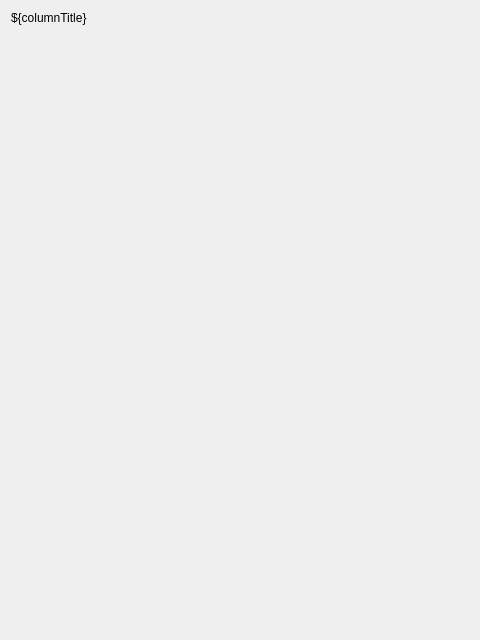
<?xml version="1.0" encoding="UTF-8"?>
<ui version="4.0">
 <class>Form</class>
 <widget class="QWidget" name="Form">
  <property name="geometry">
   <rect>
    <x>0</x>
    <y>0</y>
    <width>480</width>
    <height>640</height>
   </rect>
  </property>
  <property name="windowTitle">
   <string>Form</string>
  </property>
  <layout class="QGridLayout" name="gridLayout">
   <item row="1" column="0">
    <widget class="PyDMTemplateRepeater" name="PyDMTemplateRepeater">
     <property name="toolTip">
      <string/>
     </property>
     <property name="templateFilename" stdset="0">
      <string>pydmLabel.ui</string>
     </property>
    </widget>
   </item>
   <item row="0" column="0">
    <widget class="QLabel" name="label">
     <property name="sizePolicy">
      <sizepolicy hsizetype="Preferred" vsizetype="Maximum">
       <horstretch>0</horstretch>
       <verstretch>0</verstretch>
      </sizepolicy>
     </property>
     <property name="text">
      <string>${columnTitle}</string>
     </property>
    </widget>
   </item>
  </layout>
 </widget>
 <customwidgets>
  <customwidget>
   <class>PyDMTemplateRepeater</class>
   <extends>QFrame</extends>
   <header>pydm.widgets.template_repeater</header>
  </customwidget>
 </customwidgets>
 <resources/>
 <connections/>
</ui>
